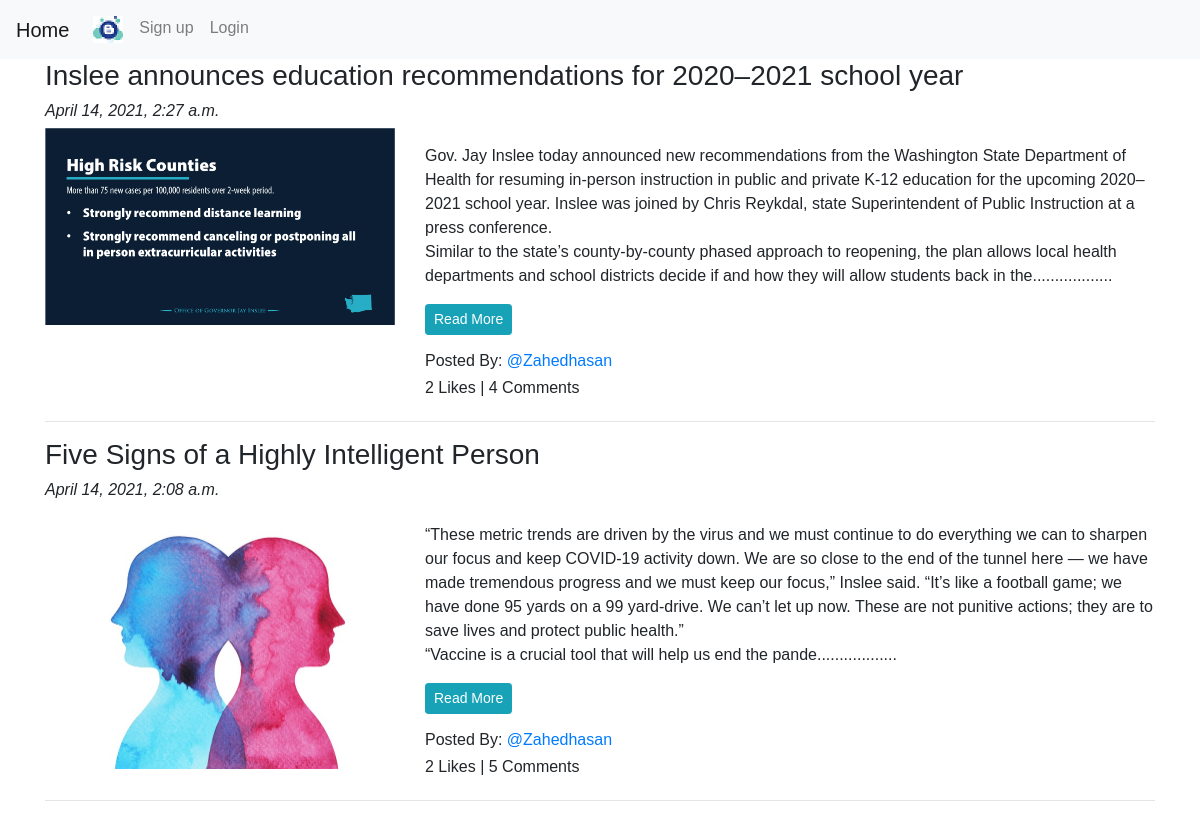
Screenshot of /blog/ with the database file from the repository.
### App_Blog/models.py (models this page shows, shortened)
class Blog(models.Model):
    author = models.ForeignKey(User, on_delete=models.CASCADE, related_name='post_author')
    blog_title = models.CharField(max_length=264, verbose_name="Put a Title")
    slug = models.SlugField(max_length=264, unique=True)
    blog_content = models.TextField(verbose_name="What is on your mind?")
    blog_image = models.ImageField(upload_to='blog_images', verbose_name="Image")
    publish_date = models.DateTimeField(auto_now_add=True)
    update_date = models.DateTimeField(auto_now=True)
    class Meta:
        ordering = ['-publish_date',]

### App_Blog/views.py (the view)
# urls.py: path('', views.BlogList.as_view(), name='blog_list'),
class BlogList(ListView):
    context_object_name = 'blogs'
    model = Blog
    template_name = 'App_Blog/blog_list.html'

### App_Blog/templatetags/custom_filters.py (called while the page is built)
def range_filter(value):
    return value[0:500] + ".................."

### templates/App_Blog/blog_list.html (shortened to what this page needs)
{% extends 'base.html' %}
{% load custom_filters %}
{% block body_block %}
{% for blog in blogs %}
<h3>{{blog.blog_title}}</h3>
<h6><i>{{blog.publish_date}}</i></h6>
<div class="row">
  <div class="col-sm-4">
    <img src="/media/{{blog.blog_image}}" alt="{{blog.blog_title}}" title="{{blog.blog_title}}" width="100%">
  </div>
  <div class="col-sm-8">
    <p>{{blog.blog_content|range_filter|linebreaks}} <a href="{% url 'App_Blog:blog_details' slug=blog.slug %}">
    <button type="button" name="button" class="btn btn-info btn-sm">Read More</button>  </a></p>
    <h6>Posted By: <a href="#">@{{blog.author}}</a></h6>
    <h6>{{blog.liked_blog.count}} Likes | {{blog.blog_comment.count }} Comments </h6>
  </div>
</div>
<hr>
{% endfor %}
{% endblock %}

### templates/base.html (shortened to what this page needs)
<!DOCTYPE html>
{% load static %}
<html lang="en" dir="ltr">
  <head>
<link rel="stylesheet" href="https://maxcdn.bootstrapcdn.com/bootstrap/4.0.0/css/bootstrap.min.css">
<link href="https://maxcdn.bootstrapcdn.com/font-awesome/4.7.0/css/font-awesome.min.css" rel="stylesheet">
<link rel="stylesheet" href="{% static 'css/style.css' %}">
  </head>
  <body>
    <nav class="navbar navbar-expand-lg navbar-light bg-light">
  <a class="navbar-brand" href="{% url 'index' %}">Home</a>
  <div class="collapse navbar-collapse" id="navbarSupportedContent">
    <ul class="navbar-nav mr-auto">
      <li class="nav-item active">
        <a class="nav-link" href="{% url 'index' %}"> <img src="/media/logo.png" width="30px" alt=""> <span class="sr-only">(current)</span></a>
      </li>
      {% if user.is_authenticated %}
      <li class="nav-item dropdown">
        <a class="nav-link dropdown-toggle" href="#" id="navbarDropdown"  data-toggle="dropdown" >
              @{{user.username}}
        </a>
        <div class="dropdown-menu" aria-labelledby="navbarDropdown">
          <a class="dropdown-item" href="{% url 'App_Blog:create_blog' %}">Write Blog</a>
             <a class="dropdown-item" href="{% url 'App_Blog:my_blogs' %}">My Blogs</a>
          <a class="dropdown-item" href="{% url 'App_Login:profile' %}">Your Profile</a>
          <a class="dropdown-item" href="{% url 'App_Login:logout' %}">Logout</a>
          <div class="dropdown-divider"></div>
        </div>
      </li>
      {% else %}
     <li class="nav-item">
        <a class="nav-link" href="{% url 'App_Login:sign_up' %}">Sign up</a>
      </li>
      <li class="nav-item">
        <a class="nav-link" href="{% url 'App_Login:login' %}">Login</a>
      </li>
      {% endif %}
    </ul>
  </div>
</nav>
    <div class="container">
        {% block body_block %}
        {% endblock %}
    </div>
  </body>
</html>

### static/css/style.css (style rules this page uses)
body { margin: 0; padding:0; font-family: 'Noto Sans JP', sans-serif; }

### rows the page displays
Blog: blog_title "Inslee announces education recommendations for 2020–2021 school year", publish_date "April 14, 2021, 2:27 a.m.", blog_image (picture), blog_content|range_filter "Gov. Jay Inslee today announced new recommendations from the Washington State Department of Health for resuming in-person instruction in public and private K-12 education for the upcoming 2020–2021 school year. Inslee was joined by Chris Reykdal, state Superintendent of Public Instruction at a press conference. Similar to the state’s county-by-county phased approach to reopening, the plan allows local health departments and school districts decide if and how they will allow students back in the..................", author "Zahedhasan", liked_blog.count "2", blog_comment.count "4"
Blog: blog_title "Five Signs of a Highly Intelligent Person", publish_date "April 14, 2021, 2:08 a.m.", blog_image (picture), blog_content|range_filter "“These metric trends are driven by the virus and we must continue to do everything we can to sharpen our focus and keep COVID-19 activity down. We are so close to the end of the tunnel here — we have made tremendous progress and we must keep our focus,” Inslee said. “It’s like a football game; we have done 95 yards on a 99 yard-drive. We can’t let up now. These are not punitive actions; they are to save lives and protect public health.” “Vaccine is a crucial tool that will help us end the pande..................", author "Zahedhasan", liked_blog.count "2", blog_comment.count "5"
